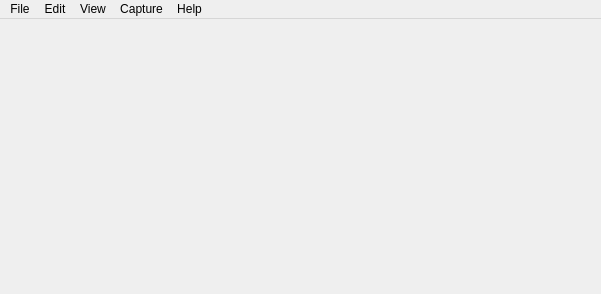
<?xml version="1.0" encoding="UTF-8"?>
<ui version="4.0">
 <class>MainWindow</class>
 <widget class="QMainWindow" name="MainWindow">
  <property name="geometry">
   <rect>
    <x>0</x>
    <y>0</y>
    <width>601</width>
    <height>294</height>
   </rect>
  </property>
  <property name="acceptDrops">
   <bool>true</bool>
  </property>
  <property name="windowTitle">
   <string>Grab</string>
  </property>
  <property name="styleSheet">
   <string notr="true"/>
  </property>
  <widget class="QWidget" name="centralwidget">
   <property name="styleSheet">
    <string notr="true">background-color: rgba(255,255,255, 3%)</string>
   </property>
   <layout class="QVBoxLayout" name="verticalLayout">
    <property name="spacing">
     <number>0</number>
    </property>
    <property name="leftMargin">
     <number>0</number>
    </property>
    <property name="topMargin">
     <number>0</number>
    </property>
    <property name="rightMargin">
     <number>0</number>
    </property>
    <property name="bottomMargin">
     <number>0</number>
    </property>
    <item>
     <widget class="QtImageViewer" name="img_preview" native="true">
      <property name="styleSheet">
       <string notr="true">background-color: rgba(255,255,255, 3%)</string>
      </property>
     </widget>
    </item>
   </layout>
  </widget>
  <widget class="QMenuBar" name="menubar">
   <property name="geometry">
    <rect>
     <x>0</x>
     <y>0</y>
     <width>601</width>
     <height>28</height>
    </rect>
   </property>
   <widget class="QMenu" name="menuFile">
    <property name="title">
     <string>File</string>
    </property>
    <addaction name="ActionMenuFileClose"/>
    <addaction name="ActionMenuFileSave"/>
    <addaction name="ActionMenuFileSaveAs"/>
    <addaction name="separator"/>
    <addaction name="ActionMenuFilePrint"/>
    <addaction name="ActionMenuFilePrintSetup"/>
   </widget>
   <widget class="QMenu" name="menuEdit">
    <property name="title">
     <string>Edit</string>
    </property>
    <addaction name="ActionMenuEditCopy"/>
    <addaction name="actionGrop"/>
    <addaction name="actionUndo"/>
    <addaction name="actionRedo"/>
   </widget>
   <widget class="QMenu" name="menuCapture">
    <property name="title">
     <string>Capture</string>
    </property>
    <widget class="QMenu" name="menuTimer">
     <property name="title">
      <string>Timer</string>
     </property>
     <addaction name="ActionUpdateTimerTo1Sec"/>
     <addaction name="ActionUpdateTimerTo2Secs"/>
     <addaction name="ActionUpdateTimerTo3Secs"/>
     <addaction name="ActionUpdateTimerTo4Secs"/>
     <addaction name="ActionUpdateTimerTo5Secs"/>
     <addaction name="ActionUpdateTimerTo6Secs"/>
     <addaction name="ActionUpdateTimerTo7Secs"/>
     <addaction name="ActionUpdateTimerTo8Secs"/>
     <addaction name="ActionUpdateTimerTo9Secs"/>
     <addaction name="ActionUpdateTimerTo10Secs"/>
    </widget>
    <addaction name="ActionMenuCaptureSelection"/>
    <addaction name="ActionMenuCaptureWindow"/>
    <addaction name="ActionMenuCaptureScreen"/>
    <addaction name="ActionMenuCaptureTimedScreen"/>
    <addaction name="separator"/>
    <addaction name="menuTimer"/>
   </widget>
   <widget class="QMenu" name="menuHelp">
    <property name="title">
     <string>Help</string>
    </property>
    <addaction name="ActionMenuHelpDocumentation"/>
    <addaction name="ActionMenuHelpAbout"/>
   </widget>
   <widget class="QMenu" name="menuView">
    <property name="title">
     <string>View</string>
    </property>
    <addaction name="ActionMenuViewActualSize"/>
    <addaction name="ActionMenuViewZoomToFit"/>
    <addaction name="ActionMenuViewZoomIn"/>
    <addaction name="ActionMenuViewZoomOut"/>
    <addaction name="ActionMenuViewZoomClear"/>
    <addaction name="ActionMenuViewZoomToSelection"/>
   </widget>
   <addaction name="menuFile"/>
   <addaction name="menuEdit"/>
   <addaction name="menuView"/>
   <addaction name="menuCapture"/>
   <addaction name="menuHelp"/>
  </widget>
  <action name="ActionMenuEditCopy">
   <property name="text">
    <string>Copy</string>
   </property>
   <property name="shortcut">
    <string>Ctrl+C</string>
   </property>
  </action>
  <action name="ActionMenuHelpAbout">
   <property name="text">
    <string>About</string>
   </property>
  </action>
  <action name="ActionMenuFileSave">
   <property name="enabled">
    <bool>false</bool>
   </property>
   <property name="text">
    <string>Save</string>
   </property>
   <property name="shortcut">
    <string>Ctrl+S</string>
   </property>
  </action>
  <action name="ActionMenuFileSaveAs">
   <property name="enabled">
    <bool>false</bool>
   </property>
   <property name="text">
    <string>Save As</string>
   </property>
   <property name="shortcut">
    <string>Ctrl+Shift+S</string>
   </property>
  </action>
  <action name="ActionMenuFilePrint">
   <property name="enabled">
    <bool>false</bool>
   </property>
   <property name="icon">
    <iconset theme="document-print">
     <normaloff>.</normaloff>.</iconset>
   </property>
   <property name="text">
    <string>Print</string>
   </property>
   <property name="shortcut">
    <string>Ctrl+P</string>
   </property>
  </action>
  <action name="ActionMenuFilePrintSetup">
   <property name="enabled">
    <bool>false</bool>
   </property>
   <property name="text">
    <string>Print Setup</string>
   </property>
   <property name="shortcut">
    <string>Ctrl+Shift+P</string>
   </property>
  </action>
  <action name="ActionMenuFileClose">
   <property name="text">
    <string>Close</string>
   </property>
   <property name="shortcut">
    <string>Ctrl+W</string>
   </property>
  </action>
  <action name="ActionMenuCaptureSelection">
   <property name="enabled">
    <bool>true</bool>
   </property>
   <property name="text">
    <string>Selection</string>
   </property>
   <property name="shortcut">
    <string>Ctrl+Shift+A</string>
   </property>
  </action>
  <action name="ActionMenuCaptureWindow">
   <property name="enabled">
    <bool>false</bool>
   </property>
   <property name="text">
    <string>Window</string>
   </property>
   <property name="shortcut">
    <string>Ctrl+Shift+W</string>
   </property>
  </action>
  <action name="ActionMenuCaptureScreen">
   <property name="text">
    <string>Screen</string>
   </property>
   <property name="shortcut">
    <string>Ctrl+Z</string>
   </property>
  </action>
  <action name="ActionMenuCaptureTimedScreen">
   <property name="enabled">
    <bool>true</bool>
   </property>
   <property name="text">
    <string>Timed Screen</string>
   </property>
   <property name="shortcut">
    <string>Ctrl+Shift+Z</string>
   </property>
  </action>
  <action name="ActionMenuViewFitToWindow">
   <property name="checkable">
    <bool>false</bool>
   </property>
   <property name="enabled">
    <bool>false</bool>
   </property>
   <property name="text">
    <string>Fit to Window</string>
   </property>
  </action>
  <action name="ActionMenuViewZoomIn">
   <property name="enabled">
    <bool>false</bool>
   </property>
   <property name="text">
    <string>Zoom In</string>
   </property>
   <property name="shortcut">
    <string>Ctrl++</string>
   </property>
  </action>
  <action name="ActionMenuViewZoomOut">
   <property name="enabled">
    <bool>false</bool>
   </property>
   <property name="text">
    <string>Zoom Out</string>
   </property>
   <property name="shortcut">
    <string>Ctrl+-</string>
   </property>
  </action>
  <action name="actionGrop">
   <property name="enabled">
    <bool>false</bool>
   </property>
   <property name="text">
    <string>Grop</string>
   </property>
  </action>
  <action name="actionUndo">
   <property name="enabled">
    <bool>false</bool>
   </property>
   <property name="text">
    <string>Undo</string>
   </property>
  </action>
  <action name="actionRedo">
   <property name="enabled">
    <bool>false</bool>
   </property>
   <property name="text">
    <string>Redo</string>
   </property>
  </action>
  <action name="ActionMenuViewZoomClear">
   <property name="checkable">
    <bool>false</bool>
   </property>
   <property name="enabled">
    <bool>false</bool>
   </property>
   <property name="text">
    <string>Zoom Clear</string>
   </property>
   <property name="shortcut">
    <string>Ctrl+0</string>
   </property>
  </action>
  <action name="ActionMenuViewActualSize">
   <property name="enabled">
    <bool>false</bool>
   </property>
   <property name="text">
    <string>Actual Size</string>
   </property>
  </action>
  <action name="ActionMenuViewZoomToFit">
   <property name="enabled">
    <bool>false</bool>
   </property>
   <property name="text">
    <string>Zoom To Fit</string>
   </property>
  </action>
  <action name="ActionMenuViewZoomToSelection">
   <property name="enabled">
    <bool>false</bool>
   </property>
   <property name="text">
    <string>Zoom To Selection</string>
   </property>
  </action>
  <action name="ActionUpdateTimerTo1Sec">
   <property name="checkable">
    <bool>true</bool>
   </property>
   <property name="text">
    <string>1 sec</string>
   </property>
  </action>
  <action name="ActionUpdateTimerTo2Secs">
   <property name="checkable">
    <bool>true</bool>
   </property>
   <property name="text">
    <string>2 secs</string>
   </property>
  </action>
  <action name="ActionUpdateTimerTo3Secs">
   <property name="checkable">
    <bool>true</bool>
   </property>
   <property name="text">
    <string>3 secs</string>
   </property>
  </action>
  <action name="ActionUpdateTimerTo4Secs">
   <property name="checkable">
    <bool>true</bool>
   </property>
   <property name="text">
    <string>4 secs</string>
   </property>
  </action>
  <action name="ActionUpdateTimerTo5Secs">
   <property name="checkable">
    <bool>true</bool>
   </property>
   <property name="text">
    <string>5 secs</string>
   </property>
  </action>
  <action name="ActionUpdateTimerTo6Secs">
   <property name="checkable">
    <bool>true</bool>
   </property>
   <property name="text">
    <string>6 secs</string>
   </property>
  </action>
  <action name="ActionUpdateTimerTo7Secs">
   <property name="checkable">
    <bool>true</bool>
   </property>
   <property name="text">
    <string>7 secs</string>
   </property>
  </action>
  <action name="ActionUpdateTimerTo8Secs">
   <property name="checkable">
    <bool>true</bool>
   </property>
   <property name="text">
    <string>8 secs</string>
   </property>
  </action>
  <action name="ActionUpdateTimerTo9Secs">
   <property name="checkable">
    <bool>true</bool>
   </property>
   <property name="text">
    <string>9 secs</string>
   </property>
  </action>
  <action name="ActionUpdateTimerTo10Secs">
   <property name="checkable">
    <bool>true</bool>
   </property>
   <property name="checked">
    <bool>true</bool>
   </property>
   <property name="text">
    <string>10 secs</string>
   </property>
  </action>
  <action name="ActionMenuHelpDocumentation">
   <property name="text">
    <string>Documentation</string>
   </property>
  </action>
 </widget>
 <customwidgets>
  <customwidget>
   <class>QtImageViewer</class>
   <extends>QWidget</extends>
   <header>QtImageViewer</header>
   <container>1</container>
  </customwidget>
 </customwidgets>
 <resources/>
 <connections/>
</ui>
